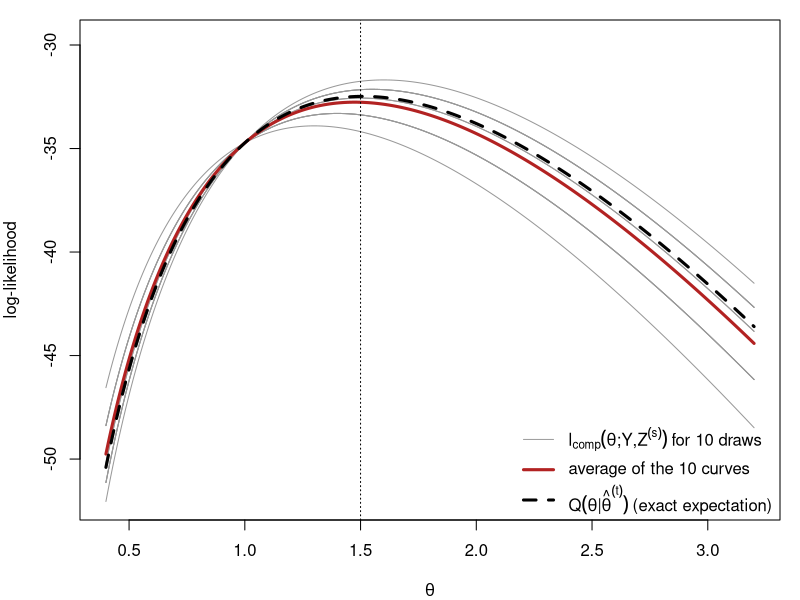
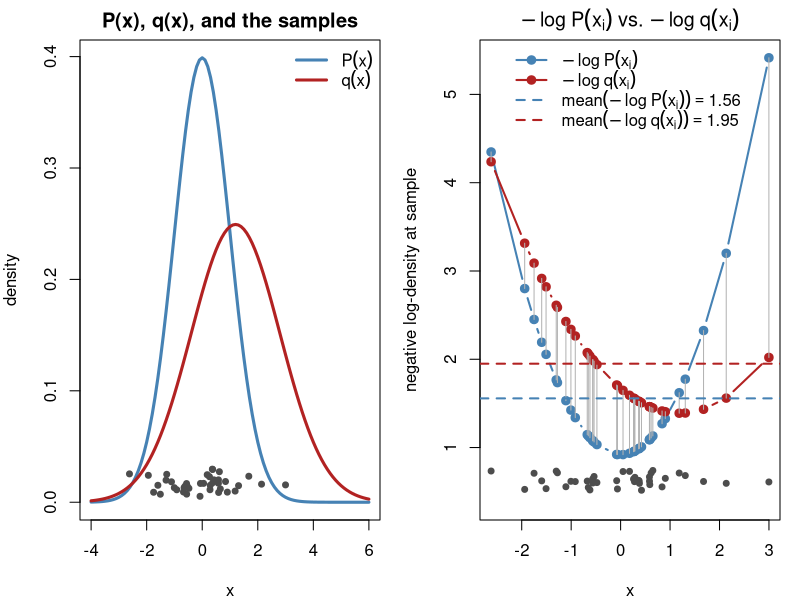
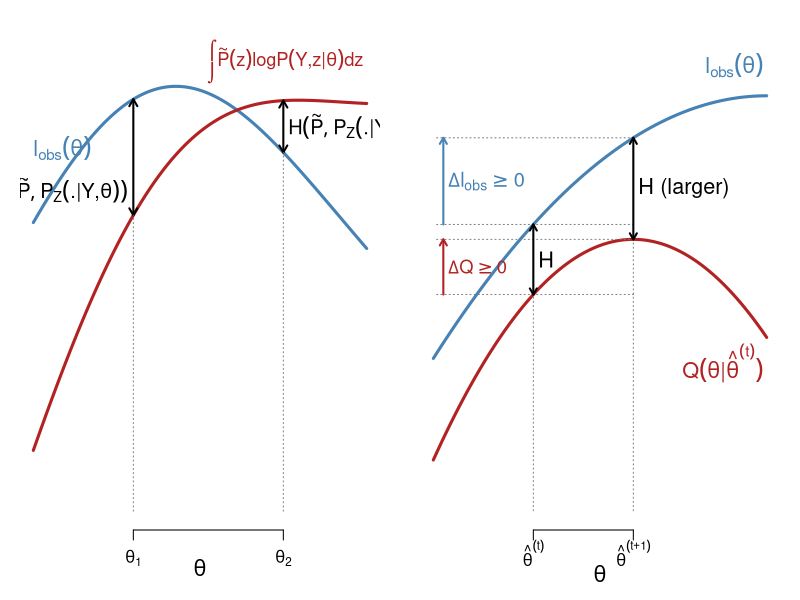
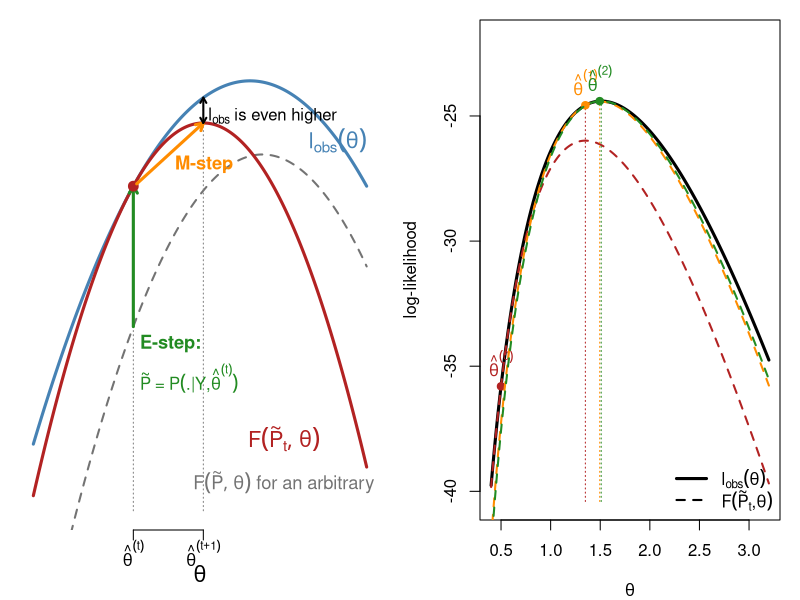
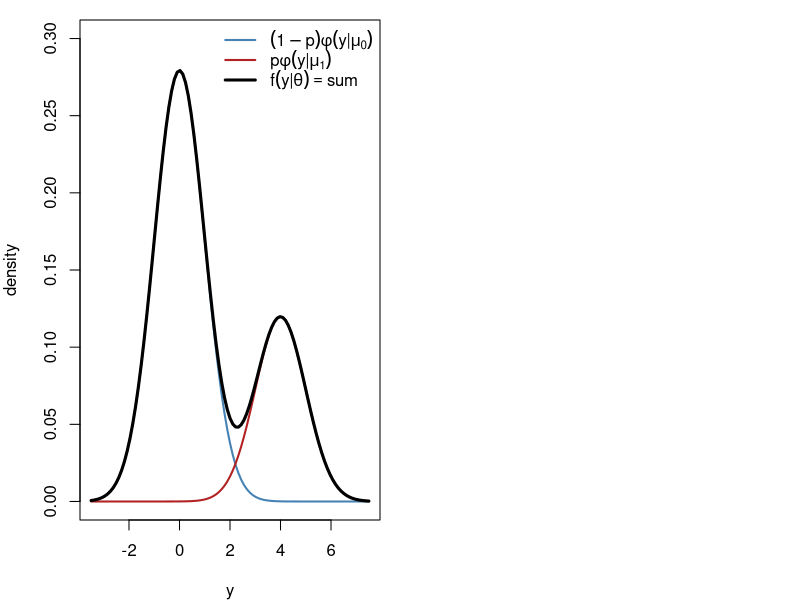
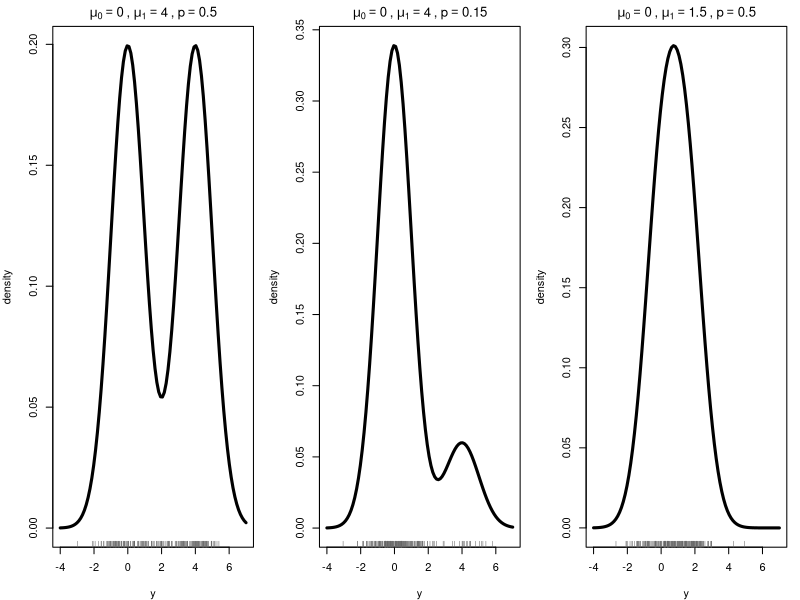
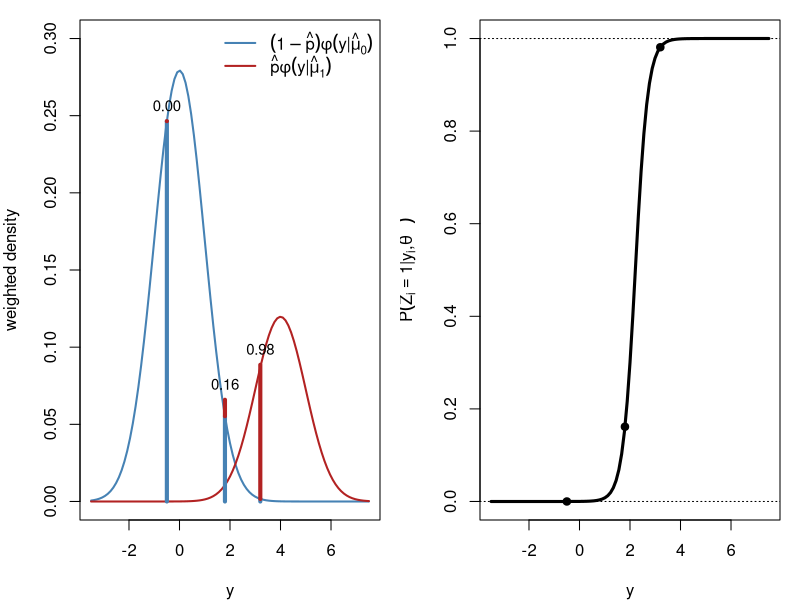
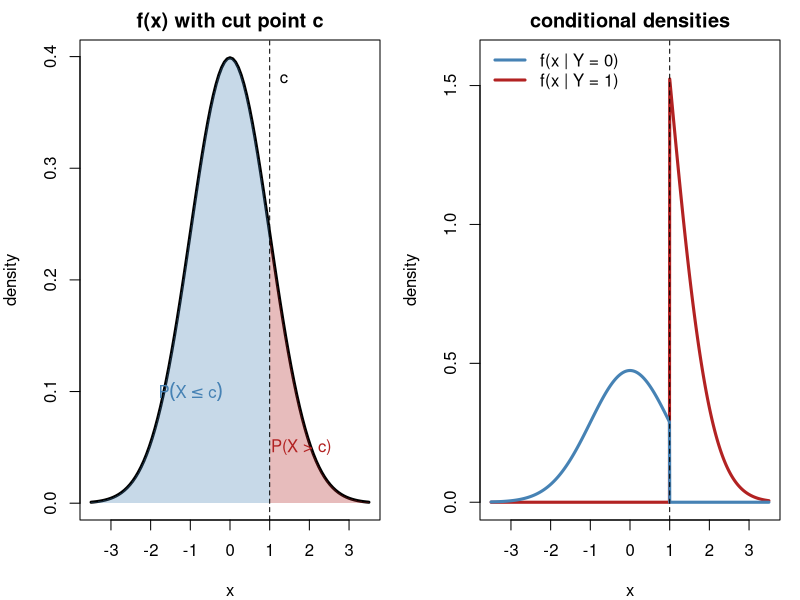

Source code (R) for these figures, in order:
## ---- chunk 1
#| include: false
set.seed(812)
knitr::opts_chunk$set(echo = FALSE, fig.align = "center")
# censored Poisson example used in several figures (Section 3):
# m exact observations, ncen observations known only to satisfy y < 2
yobs <- c(3, 2, 4, 1, 3, 2, 5, 3); m <- length(yobs); ncen <- 12; n <- m + ncen
lobs <- function(l) sum(dpois(yobs, l, log = TRUE)) + ncen * log(ppois(1, l))
lcomp <- function(l, z) -n * l + log(l) * (sum(yobs) + sum(z)) - sum(lfactorial(yobs))
Qfun  <- function(l, lt) lcomp(l, rep(lt / (1 + lt), ncen))
lam <- seq(0.4, 3.2, length.out = 300)
## ---- chunk 2
#| fig-width: 9
#| fig-height: 5
lt <- 1.5; S <- 10
Z <- replicate(S, rbinom(ncen, 1, lt / (1 + lt)))            # draws of the censored y_i
curves <- sapply(1:S, function(s) sapply(lam, lcomp, z = Z[, s]))
Qexact <- sapply(lam, Qfun, lt = lt)
par(mar = c(4, 4, 1, 1))
matplot(lam, curves, type = "l", lty = 1, lwd = 1, col = "gray60", xlab = expression(theta),
        ylab = "log-likelihood", ylim = range(curves) + c(0, 2))
lines(lam, rowMeans(curves), lwd = 3, col = "firebrick")
lines(lam, Qexact, lwd = 3, col = "black", lty = 2)
abline(v = lt, lty = 3)
legend("bottomright", bty = "n", lwd = c(1, 3, 3), lty = c(1, 1, 2), col = c("gray60", "firebrick", "black"),
       legend = c(expression(l[comp](theta*";"*Y*","*Z^(s)) ~ "for 10 draws"),
                  "average of the 10 curves",
                  expression(Q(theta*"|"*hat(theta)^(t)) ~ "(exact expectation)")))
## ---- chunk 3
#| fig-width: 10
#| fig-height: 4.6
par(mfrow = c(1, 2), mar = c(4, 4, 2, 1))
mu_p <- 0; sd_p <- 1; mu_q <- 1.2; sd_q <- 1.6; nsamp <- 40
x  <- rnorm(nsamp, mu_p, sd_p)                   # samples from P
nlp <- -dnorm(x, mu_p, sd_p, log = TRUE)         # -log P(x_i)
nlq <- -dnorm(x, mu_q, sd_q, log = TRUE)         # -log q(x_i)

curve(dnorm(x, mu_p, sd_p), -4, 6, lwd = 3, col = "steelblue", xlab = "x", ylab = "density",
      main = "P(x), q(x), and the samples")
curve(dnorm(x, mu_q, sd_q), add = TRUE, lwd = 3, col = "firebrick")
points(x, runif(nsamp, 0.005, 0.03), pch = 19, col = "gray30", cex = 0.8)   # jittered observations
legend("topright", bty = "n", lwd = 3, col = c("steelblue", "firebrick"),
       legend = c(expression(P(x)), expression(q(x))))

ord <- order(x)
yr  <- range(c(nlp, nlq)); gap <- diff(yr)
plot(x[ord], nlp[ord], type = "b", pch = 19, col = "steelblue", lwd = 2,
     xlab = "x", ylab = "negative log-density at sample",
     ylim = c(yr[1] - 0.12 * gap, yr[2]),
     main = expression(-log~P(x[i])~vs.~-log~q(x[i])))
lines(x[ord], nlq[ord], type = "b", pch = 19, col = "firebrick", lwd = 2)
segments(x[ord], nlp[ord], x[ord], nlq[ord], col = "gray70")
abline(h = mean(nlp), col = "steelblue", lty = 2, lwd = 2)
abline(h = mean(nlq), col = "firebrick", lty = 2, lwd = 2)
points(x, yr[1] - 0.09 * gap + runif(nsamp, 0, 0.05 * gap), pch = 19, col = "gray30", cex = 0.8)
legend("top", bty = "n", lwd = 2, lty = c(1, 1, 2, 2), pch = c(19, 19, NA, NA),
       col = c("steelblue", "firebrick", "steelblue", "firebrick"),
       legend = c(expression(-log~P(x[i])), expression(-log~q(x[i])),
                  bquote(mean(-log~P(x[i])) == .(round(mean(nlp), 2))),
                  bquote(mean(-log~q(x[i])) == .(round(mean(nlq), 2)))))
## ---- chunk 4
#| fig-width: 9
#| fig-height: 4.4
par(mar = c(3.5, 1, 1, 1))
th <- seq(0, 10, length.out = 300)
lo <- function(t) 3.2 - 0.045 * (t - 5.2)^2 + 0.5 * sin(t / 2.2)   # observed log-likelihood
av <- function(t) lo(t) - (1.4 - 0.45 * (t - 3))                    # an arbitrary average complete log-likelihood
plot(th, lo(th), type = "n", ylim = c(-1.5, 4.2), axes = FALSE, xlab = "", ylab = "")
mtext(expression(theta), side = 1, line = 1.5, cex = 1.3)
lines(th, lo(th), lwd = 3, col = "steelblue")
lines(th, av(th), lwd = 3, col = "firebrick")
text(0, lo(0) + 0.9, expression(l[obs](theta)), col = "steelblue", adj = 0, cex = 1.3)
text(9.9, av(9.9) + 0.5, expression(integral(tilde(P)(z)*log*P(Y*","*z*"|"*theta)*dz)),
     col = "firebrick", adj = 1, cex = 1.1)
for (t0 in c(3, 7.5)) {
    arrows(t0, av(t0), t0, lo(t0), code = 3, length = 0.08, lwd = 2)
    text(if (t0 == 3) t0 - 0.15 else t0 + 0.15, (av(t0) + lo(t0)) / 2 - if (t0 == 3) 0.4 else 0, expression(H(tilde(P), P[Z](.*"|"*Y*","*theta))), adj = if (t0 == 3) 1 else 0, cex = 1.2)
    segments(t0, -1.5, t0, min(av(t0), lo(t0)), lty = 3, col = "gray50")
}
axis(1, at = c(3, 7.5), labels = c(expression(theta[1]), expression(theta[2])), tick = TRUE)
## ---- chunk 5
#| fig-width: 9
#| fig-height: 3.9
par(mar = c(3.5, 1, 0.5, 1))
th <- seq(0, 10, length.out = 300)
t0 <- 3; t1 <- 6                                         # theta^(t), theta^(t+1)
Q  <- function(t) 2.6 - 0.07 * (t - t1)^2                # Q(theta | theta^(t)), maximised at theta^(t+1)
H  <- function(t) 0.8 + 0.04 * (t - t0)^2                # cross-entropy, smallest at theta^(t) (Gibbs)
lo <- function(t) Q(t) + H(t)                            # l_obs
plot(th, lo(th), type = "n", ylim = c(-0.5, 5), axes = FALSE, xlab = "", ylab = "")
mtext(expression(theta), side = 1, line = 1.8, cex = 1.3)
lines(th, lo(th), lwd = 3, col = "steelblue")
lines(th, Q(th),  lwd = 3, col = "firebrick")
text(9.9, lo(9.9) + 0.35, expression(l[obs](theta)), col = "steelblue", adj = 1, cex = 1.3)
text(9.9, Q(9.9) - 0.35, expression(Q(theta*"|"*hat(theta)^(t))), col = "firebrick", adj = 1, cex = 1.3)
segments(c(t0, t1), -0.5, c(t0, t1), c(lo(t0), lo(t1)), lty = 3, col = "gray50")
segments(0.1, c(Q(t0), lo(t0)), t1, c(Q(t0), lo(t0)), lty = 3, col = "gray50")
segments(0.1, c(Q(t1), lo(t1)), t1, c(Q(t1), lo(t1)), lty = 3, col = "gray50")
for (x in c(t0, t1)) arrows(x, Q(x), x, lo(x), code = 3, length = 0.07, lwd = 2)
text(t0 + 0.15, (Q(t0) + lo(t0)) / 2, "H", adj = 0, cex = 1.3)
text(t1 + 0.15, (Q(t1) + lo(t1)) / 2, "H (larger)", adj = 0, cex = 1.3)
arrows(0.3, Q(t0), 0.3, Q(t1), length = 0.07, lwd = 2, col = "firebrick")
text(0.45, (Q(t0) + Q(t1)) / 2, expression(Delta*Q >= 0), adj = 0, col = "firebrick", cex = 1.1)
arrows(0.3, lo(t0), 0.3, lo(t1), length = 0.07, lwd = 2, col = "steelblue")
text(0.45, (lo(t0) + lo(t1)) / 2, expression(Delta*l[obs] >= 0), adj = 0, col = "steelblue", cex = 1.2)
axis(1, at = c(t0, t1), labels = c(expression(hat(theta)^(t)), expression(hat(theta)^(t+1))), tick = TRUE)
## ---- chunk 6
#| fig-width: 9
#| fig-height: 4.6
par(mar = c(3.5, 1, 0.5, 1))
th <- seq(0, 10, length.out = 300); t0 <- 3
lo <- function(t) 3.5 - 0.15 * (t - 6.5)^2                      # l_obs
B0 <- function(t) lo(t) - 1.2 - 0.05 * (t - 8)^2              # F(P~, theta) for an arbitrary P~: below l_obs
B1 <- function(t) lo(t) - 0.1 * (t - t0)^2                     # F(P~_t, theta): touches l_obs at theta^(t)
t1 <- optimize(B1, c(0, 10), maximum = TRUE)$maximum             # M-step
plot(th, lo(th), type = "n", ylim = c(-4, 4.4), axes = FALSE, xlab = "", ylab = "")
mtext(expression(theta), side = 1, line = 1.8, cex = 1.3)
lines(th, lo(th), lwd = 3, col = "steelblue")
lines(th, B0(th), lwd = 2, lty = 2, col = "gray45")
lines(th, B1(th), lwd = 3, col = "firebrick")
text(10, lo(10) + 0.8, expression(l[obs](theta)), col = "steelblue", adj = 1, cex = 1.3)
text(t0 + 1.8, -3.5, expression(F(tilde(P), theta)~"for an arbitrary"~tilde(P)), col = "gray45", adj = 0, cex = 1.1)
text(8.6, B1(10) + 0.5, expression(F(tilde(P)[t], theta)), col = "firebrick", adj = 1, cex = 1.3)
segments(c(t0, t1), -4, c(t0, t1), c(B0(t0), lo(t1)), lty = 3, col = "gray50")
arrows(t0, B0(t0), t0, lo(t0), length = 0.08, lwd = 3, col = "forestgreen")
text(t0 + 0.2, B0(t0) - 0.3, expression(bold("E-step:")), adj = 0, col = "forestgreen", cex = 1.1)
text(t0 + 0.2, B0(t0) - 0.9, expression(tilde(P)~"="~P(.*"|"*Y*","*hat(theta)^(t))), adj = 0, col = "forestgreen", cex = 1.0)
points(t0, lo(t0), pch = 19, col = "firebrick", cex = 1.3)
arrows(t0 + 0.1, B1(t0) + 0.04, t1, B1(t1), length = 0.08, lwd = 3, col = "darkorange")
text((t0 + t1) / 2 + 0.2, B1((t0 + t1) / 2) - 0.45, expression(bold("M-step")), col = "darkorange", adj = 0, cex = 1.1)
arrows(t1, B1(t1), t1, lo(t1), length = 0.06, lwd = 2, code = 3)
text(t1 + 0.15, (B1(t1) + lo(t1)) / 2 - 0.1, expression(l[obs]~"is even higher"), adj = 0, cex = 1.0)
axis(1, at = c(t0, t1), labels = c(expression(hat(theta)^(t)), expression(hat(theta)^(t+1))), tick = TRUE)
## ---- chunk 7
#| fig-width: 9
#| fig-height: 5
lo <- sapply(lam, lobs); top <- max(lo)
par(mar = c(4, 4, 1, 1))
plot(lam, lo, type = "l", lwd = 3, xlab = expression(theta), ylab = "log-likelihood",
     ylim = c(top - 16, top + 2.5))
lt <- 0.5; cols <- c("firebrick", "darkorange", "forestgreen")
for (k in 1:3) {
  shift <- lobs(lt) - Qfun(lt, lt)                     # make Q touch l_obs at theta^(t)
  lines(lam, sapply(lam, Qfun, lt = lt) + shift, col = cols[k], lwd = 2, lty = 2)
  points(lt, lobs(lt), pch = 19, col = cols[k])
  lt_new <- (sum(yobs) + ncen * lt / (1 + lt)) / n       # M-step
  segments(lt_new, top - 16, lt_new, lobs(lt_new), col = cols[k], lty = 3)
  text(lt, lobs(lt), bquote(hat(theta)^(.(k - 1))), pos = 3, col = cols[k], xpd = NA)
  lt <- lt_new
}
legend("bottomright", bty = "n", lwd = c(3, 2), lty = c(1, 2),
       legend = c(expression(l[obs](theta)), expression(F(tilde(P)[t]*","*theta))))
## ---- chunk 8
#| fig-width: 9
#| fig-height: 4.6
par(mar = c(4, 4, 1, 1)); mu0 <- 0; mu1 <- 4; p <- 0.3
curve((1 - p) * dnorm(x, mu0), -3.5, 7.5, lwd = 2, col = "steelblue", ylab = "density", xlab = "y",
      ylim = c(0, 0.3))
curve(p * dnorm(x, mu1), add = TRUE, lwd = 2, col = "firebrick")
curve((1 - p) * dnorm(x, mu0) + p * dnorm(x, mu1), add = TRUE, lwd = 3)
legend("topright", bty = "n", lwd = c(2, 2, 3), col = c("steelblue", "firebrick", "black"),
       legend = c(expression((1-p)*phi(y*"|"*mu[0])), expression(p*phi(y*"|"*mu[1])),
                  expression(f(y*"|"*theta) == "sum")))
## ---- chunk 9
#| fig-width: 10
#| fig-height: 4.4
par(mfrow = c(1, 3), mar = c(4, 4, 2, 1))
mix <- function(x, mu0, mu1, p) (1 - p) * dnorm(x, mu0) + p * dnorm(x, mu1)
for (s in list(c(0, 4, 0.5), c(0, 4, 0.15), c(0, 1.5, 0.5))) {
  curve(mix(x, s[1], s[2], s[3]), -4, 7, lwd = 3, xlab = "y", ylab = "density",
        main = bquote(mu[0] == .(s[1]) ~ "," ~ mu[1] == .(s[2]) ~ "," ~ p == .(s[3])))
  y <- ifelse(rbinom(200, 1, s[3]) == 1, rnorm(200, s[2]), rnorm(200, s[1]))
  rug(y, col = "gray40")
}
## ---- chunk 10
#| fig-width: 10
#| fig-height: 4.6
par(mfrow = c(1, 2), mar = c(4, 4, 1, 1)); mu0 <- 0; mu1 <- 4; p <- 0.3
f0 <- function(x) (1 - p) * dnorm(x, mu0); f1 <- function(x) p * dnorm(x, mu1)
curve(f0, -3.5, 7.5, lwd = 2, col = "steelblue", ylab = "weighted density", xlab = "y", ylim = c(0, 0.3))
curve(f1, add = TRUE, lwd = 2, col = "firebrick")
yi <- c(-0.5, 1.8, 3.2)
for (y in yi) { segments(y, 0, y, f0(y), col = "steelblue", lwd = 4)
  segments(y, f0(y), y, f0(y) + f1(y), col = "firebrick", lwd = 4)
  text(y, f0(y) + f1(y), sprintf("%.2f", f1(y) / (f0(y) + f1(y))), pos = 3, cex = 0.9) }
legend("topright", bty = "n", lwd = 2, col = c("steelblue", "firebrick"),
       legend = c(expression((1-hat(p))*phi(y*"|"*hat(mu)[0])), expression(hat(p)*phi(y*"|"*hat(mu)[1]))))
curve(f1(x) / (f0(x) + f1(x)), -3.5, 7.5, lwd = 3, xlab = "y",
      ylab = expression(P(Z[i] == 1*"|"*y[i]*","*hat(theta)^(t))))
abline(h = c(0, 1), lty = 3); points(yi, f1(yi) / (f0(yi) + f1(yi)), pch = 19)
## ---- chunk 11
#| fig-width: 10
#| fig-height: 4.8
par(mfrow = c(1, 2), mar = c(4, 4, 2, 1)); cc <- 1
curve(dnorm, -3.5, 3.5, lwd = 3, xlab = "x", ylab = "density", main = "f(x) with cut point c")
xs <- seq(cc, 3.5, length.out = 100)
polygon(c(xs, rev(xs)), c(dnorm(xs), rep(0, 100)), col = adjustcolor("firebrick", 0.3), border = NA)
xs <- seq(-3.5, cc, length.out = 100)
polygon(c(xs, rev(xs)), c(dnorm(xs), rep(0, 100)), col = adjustcolor("steelblue", 0.3), border = NA)
abline(v = cc, lty = 2); text(cc, 0.38, "c", pos = 4)
text(1.8, 0.05, "P(X > c)", col = "firebrick"); text(-1, 0.1, expression(P(X <= c)), col = "steelblue")
curve(dnorm(x) * (x > cc) / pnorm(cc, lower.tail = FALSE), -3.5, 3.5, lwd = 3, col = "firebrick",
      n = 1001, xlab = "x", ylab = "density", main = "conditional densities", ylim = c(0, 1.6))
curve(dnorm(x) * (x <= cc) / pnorm(cc), add = TRUE, lwd = 3, col = "steelblue", n = 1001)
abline(v = cc, lty = 2)
legend("topleft", bty = "n", lwd = 3, col = c("steelblue", "firebrick"),
       legend = c("f(x | Y = 0)", "f(x | Y = 1)"))
## ---- chunk 12
#| fig-width: 10
#| fig-height: 4.4
par(mfrow = c(1, 2), mar = c(4, 4, 2, 1)); lt <- 1.5; k <- 0:6
barplot(dpois(k, lt), names.arg = k, col = c("firebrick", "firebrick", rep("gray80", 5)),
        xlab = "y", ylab = "probability", main = bquote("Pois(" * lambda^(t) == .(lt) * ")"))
barplot(c(1, lt) / (1 + lt), names.arg = 0:1, col = "firebrick", xlab = "y", ylab = "probability",
        main = expression("truncated to {0, 1}: " * P(y[i]*"|"*x[i] == 1)))
## ---- chunk 13
#| fig-width: 6
#| fig-height: 4.6
par(mar = c(4, 4, 1, 1))
ctr <- rbind(c(0, 0), c(4, 3), c(1, 5))
Sig <- list(diag(2) * 0.8, matrix(c(1, 0.7, 0.7, 1), 2), diag(c(1.2, 0.4)))
cols <- c("steelblue", "firebrick", "forestgreen"); ang <- seq(0, 2 * pi, length.out = 100)
plot(NA, xlim = c(-3, 7), ylim = c(-3, 8), xlab = expression(y[1]), ylab = expression(y[2]))
for (k in 1:3) { R <- chol(Sig[[k]])
  pts <- matrix(rnorm(120), 60) %*% R + rep(ctr[k, ], each = 60)
  points(pts, col = adjustcolor(cols[k], 0.6), pch = 19, cex = 0.8)
  ell <- (cbind(cos(ang), sin(ang)) * 2.1) %*% R + rep(ctr[k, ], each = 100)
  lines(ell, col = cols[k], lwd = 2); points(ctr[k, 1], ctr[k, 2], pch = 4, lwd = 3, col = cols[k]) }
## ---- chunk 14
#| fig-width: 10
#| fig-height: 3.4
par(mar = c(4, 4, 1, 1)); N <- 120; P <- matrix(c(0.95, 0.05, 0.1, 0.9), 2, byrow = TRUE)
h <- integer(N); h[1] <- 1; for (i in 2:N) h[i] <- sample(1:2, 1, prob = P[h[i - 1], ])
y <- rnorm(N, mean = c(0, 3)[h])
plot(y, type = "n", xlab = "i", ylab = expression(y[i]))
r <- rle(h); e <- cumsum(r$lengths); s <- c(1, head(e, -1) + 1)
rect(s - 0.5, par("usr")[3], e + 0.5, par("usr")[4],
     col = adjustcolor(c("steelblue", "firebrick")[r$values], 0.15), border = NA)
lines(y, col = "gray30"); points(y, pch = 19, col = c("steelblue", "firebrick")[h], cex = 0.7)
legend("topright", bty = "n", pch = 19, col = c("steelblue", "firebrick"),
       legend = c(expression(h[i] == 1), expression(h[i] == 2)), horiz = TRUE)
